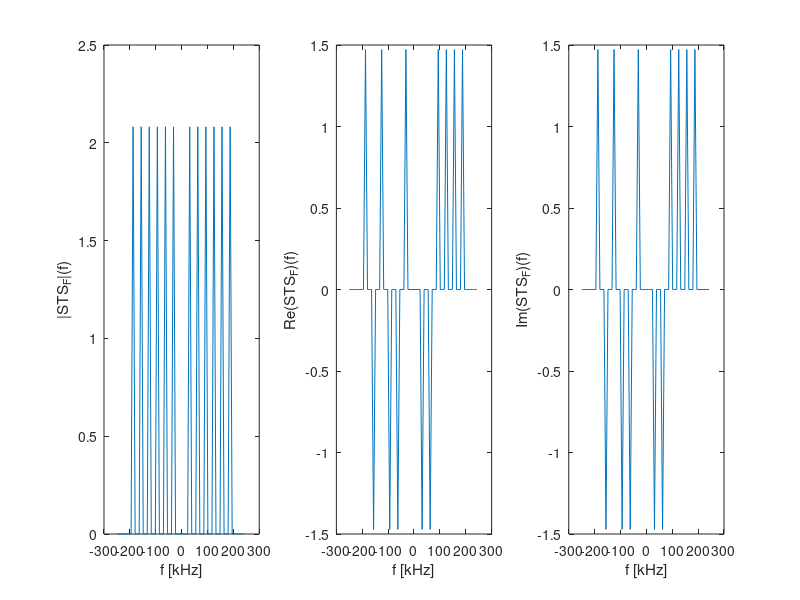
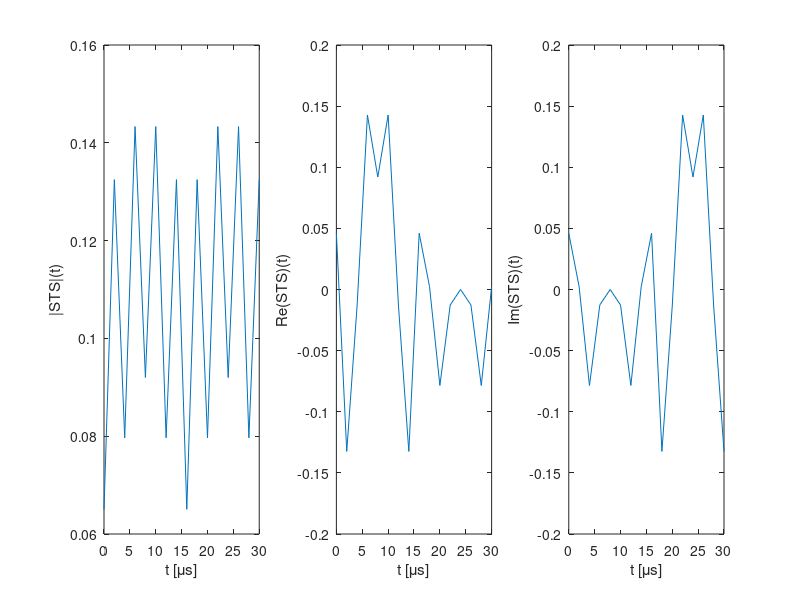
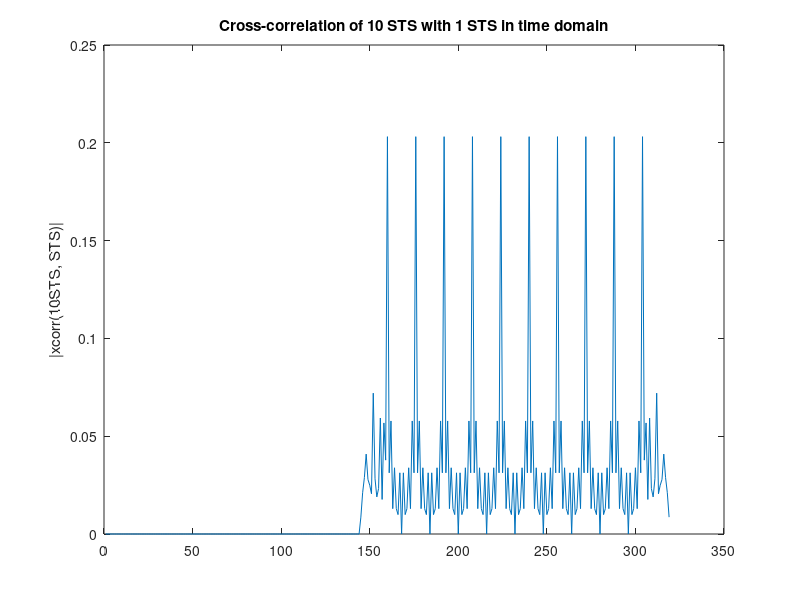
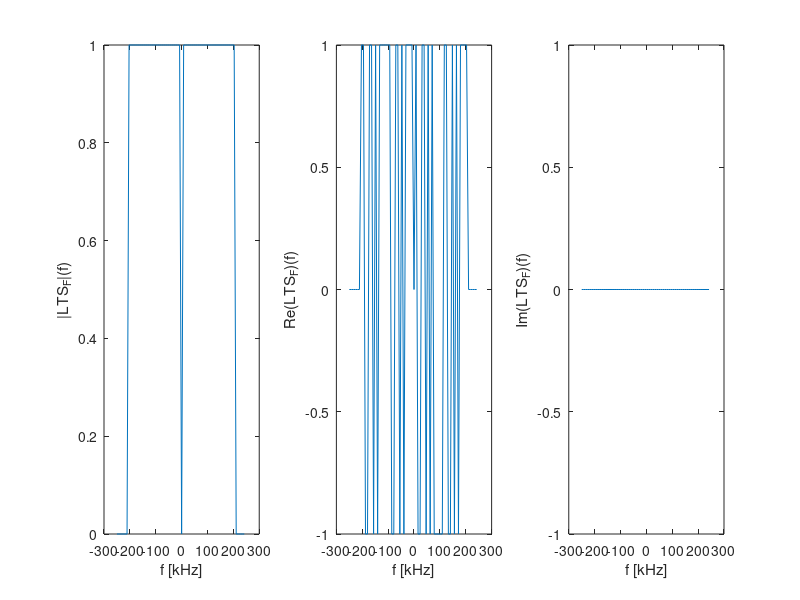

The MATLAB script that drew these images, in order:
clear all;
close all;
clc;


NFFT = 64;
Fs = 0.5e6;
Ts = 1/Fs;

%%%%%%%%%%%%%%%%%%%%%%%%%%%%%%%%%%%%%%%%%%%%%%%%%%%%%%%%%%%%%%%%%%%%%%%%%
% Short Training Sequence (STS)
%%%%%%%%%%%%%%%%%%%%%%%%%%%%%%%%%%%%%%%%%%%%%%%%%%%%%%%%%%%%%%%%%%%%%%%%%
load('stsFreq.mat');

fourStsTime = ifft(fftshift(stsFreq), NFFT);
stsTime = fourStsTime(1:16);

tenStsTime = repmat(stsTime, 10, 1);

% STS in FREQUENCY domain
f = linspace(-Fs/2, Fs/2-Fs/NFFT, NFFT)/1000; % kHz

figure;
subplot(1,3,1),plot(f, abs(stsFreq));
xlabel('f [kHz]');
ylabel('|STS_F|(f)');
subplot(1,3,2),plot(f, real(stsFreq));
xlabel('f [kHz]');
ylabel('Re(STS_F)(f)');
subplot(1,3,3),plot(f, imag(stsFreq));
xlabel('f [kHz]');
ylabel('Im(STS_F)(f)');

% STS in TIME domain
t = (0:length(stsTime)-1)*Ts*1e6;

figure;
subplot(1,3,1),plot(t, abs(stsTime));
xlabel('t [\mus]');
ylabel('|STS|(t)');
subplot(1,3,2),plot(t, real(stsTime));
xlabel('t [\mus]');
ylabel('Re(STS)(t)');
subplot(1,3,3),plot(t, imag(stsTime));
xlabel('t [\mus]');
ylabel('Im(STS)(t)');

% STS auto-correlation in time domain
figure;
plot(abs(xcorr(stsTime, stsTime)));
ylabel('|xcorr(STS, STS)|')
title('Auto-correlation of STS in time domain');
plot(abs(xcorr(tenStsTime, stsTime)));
ylabel('|xcorr(10STS, STS)|')
title('Cross-correlation of 10 STS with 1 STS in time domain');

%%%%%%%%%%%%%%%%%%%%%%%%%%%%%%%%%%%%%%%%%%%%%%%%%%%%%%%%%%%%%%%%%%%%%%%%%
% Long Training Sequence (LTS)
%%%%%%%%%%%%%%%%%%%%%%%%%%%%%%%%%%%%%%%%%%%%%%%%%%%%%%%%%%%%%%%%%%%%%%%%%
load('ltsFreq.mat');

ltsTime = ifft(fftshift(ltsFreq), NFFT);

% LTS in FREQUENCY domain
f = linspace(-Fs/2, Fs/2-Fs/NFFT, NFFT)/1000; % kHz

figure;
subplot(1,3,1),plot(f, abs(ltsFreq));
xlabel('f [kHz]');
ylabel('|LTS_F|(f)');
subplot(1,3,2),plot(f, real(ltsFreq));
xlabel('f [kHz]');
ylabel('Re(LTS_F)(f)');
subplot(1,3,3),plot(f, imag(ltsFreq));
xlabel('f [kHz]');
ylabel('Im(LTS_F)(f)');

% LTS in TIME domain
t = (0:length(ltsTime)-1)*Ts*1e6;

figure;
subplot(1,3,1),plot(t, abs(ltsTime));
xlabel('t [\mus]');
ylabel('|LTS|(t)');
subplot(1,3,2),plot(t, real(ltsTime));
xlabel('t [\mus]');
ylabel('Re(LTS)(t)');
subplot(1,3,3),plot(t, imag(ltsTime));
xlabel('t [\mus]');
ylabel('Im(LTS)(t)');

% STS auto-correlation in time domain
figure;
plot(abs(xcorr(ltsTime, ltsTime)));
ylabel('|xcorr(LTS, LTS)|')
title('Auto-correlation of LTS in time domain');

%%%%%%%%%%%%%%%%%%%%%%%%%%%%%%%%%%%%%%%%%%%%%%%%%%%%%%%%%%%%%%%%%%%%%%%%%
% Full preamble
%%%%%%%%%%%%%%%%%%%%%%%%%%%%%%%%%%%%%%%%%%%%%%%%%%%%%%%%%%%%%%%%%%%%%%%%%

preambleTime = [tenStsTime; ltsTime(end-31:end); ltsTime; ltsTime];

t = (0:length(preambleTime)-1)*Ts*1e6;
figure;
subplot(1,3,1),plot(t, abs(preambleTime));
xlabel('t [\mus]');
ylabel('|Preamble|(t)');
subplot(1,3,2),plot(t, real(preambleTime));
xlabel('t [\mus]');
ylabel('Re(Preamble)(t)');
subplot(1,3,3),plot(t, imag(preambleTime));
xlabel('t [\mus]');
ylabel('Im(Preamble)(t)');


